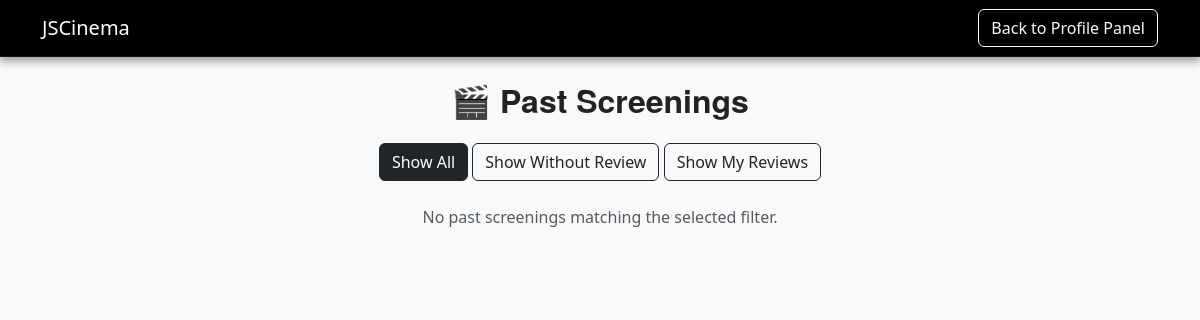
The page /reviews_and_ratings.php (signed in) on the database as committed earlier.
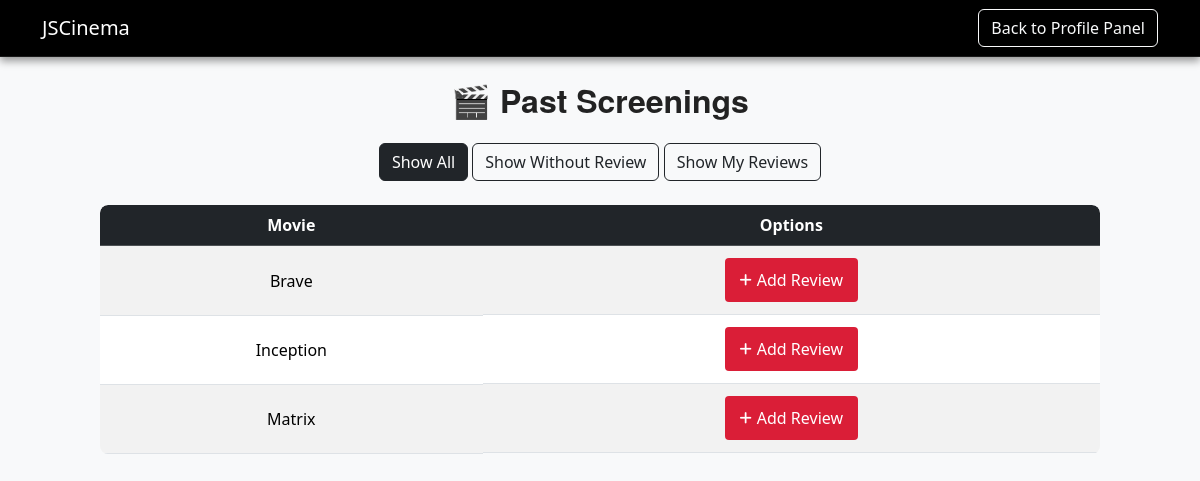
The same page on the database as committed later.
### tables this page shows
CREATE TABLE `movies` (
  `id` int(11) NOT NULL,
  `name` varchar(255) NOT NULL,
  `description` text DEFAULT NULL,
  `stars` decimal(3,1) DEFAULT NULL CHECK (`stars` between 0 and 10),
  `author` varchar(255) DEFAULT NULL,
  `video` varchar(255) DEFAULT NULL,
  `movie_duration` int(11) DEFAULT NULL CHECK (`movie_duration` > 0),
  `plays` text DEFAULT NULL,
  `status` varchar(255) DEFAULT NULL,
  `coming_date` date DEFAULT NULL,
  `end_date` date DEFAULT NULL,
  `created_at` timestamp NOT NULL DEFAULT current_timestamp(),
  `updated_at` timestamp NOT NULL DEFAULT current_timestamp() ON UPDATE current_timestamp()
);

### reviews_and_ratings.php (the view, shortened to what this page needs)
<?php
require 'db_connection.php';
$user_id = $_SESSION['user_id'];
$current_time = date('Y-m-d H:i:s');
$filter = isset($_GET['filter']) ? $_GET['filter'] : 'all';
$sql = "SELECT DISTINCT m.id AS movie_id, m.name AS movie_name,
               (SELECT id FROM reviews_ratings rr WHERE rr.user_id = ? AND rr.movie_id = m.id LIMIT 1) AS review_id
        FROM purchased_tickets pt
        JOIN screenings s ON pt.screening_id = s.id
        JOIN movies m ON s.movie_id = m.id
        WHERE pt.user_id = ? AND CONCAT(s.screening_date, ' ', s.start_time) <= ?
        ORDER BY m.name ASC";
$stmt = $conn->prepare($sql);
$stmt->bind_param("iis", $user_id, $user_id, $current_time);
$stmt->execute();
$result = $stmt->get_result();
$watched_movies = [];
while ($row = $result->fetch_assoc()) {
    $watched_movies[] = $row;
}
?>
<!DOCTYPE html>
<html lang="en">
<head>
    <link href="https://cdn.jsdelivr.net/npm/bootstrap@5.3.3/dist/css/bootstrap.min.css" rel="stylesheet">
    <link rel="stylesheet" href="https://cdnjs.cloudflare.com/ajax/libs/font-awesome/6.4.2/css/all.min.css">
    <link rel="stylesheet" href="style.css">
</head>
<body class="bg-light">
<nav class="navbar navbar-expand-lg navbar-dark bg-dark">
    <div class="container">
        <a class="navbar-brand" href="index.php">JSCinema</a>
        <a href="profile.php" class="btn btn-outline-light">Back to Profile Panel</a>
    </div>
</nav>
<div class="container-review mt-4 d-flex flex-column align-items-center">
    <h2 class="text-center mb-4">🎬 Past Screenings</h2>
    <div class="text-center mb-4">
        <a href="?filter=all" class="btn <?= ($filter === 'all') ? 'btn-dark' : 'btn-outline-dark' ?>">Show All</a>
        <a href="?filter=no_review" class="btn <?= ($filter === 'no_review') ? 'btn-dark' : 'btn-outline-dark' ?>">Show Without Review</a>
        <a href="?filter=my_reviews" class="btn <?= ($filter === 'my_reviews') ? 'btn-dark' : 'btn-outline-dark' ?>">Show My Reviews</a>
    </div>
    <?php if (!empty($watched_movies)): ?>
        <div class="table-responsive-review">
            <table class="table table-striped table-hover reviews-table text-center">
                <thead class="table-dark">
                <tr>
                    <th class="text-center">Movie</th>
                    <th class="text-center">Options</th>
                </tr>
                </thead>
                <tbody>
                <?php foreach ($watched_movies as $movie): ?>
                    <tr>
                        <td><?= htmlspecialchars($movie['movie_name']) ?></td>
                        <td class="d-flex justify-content-center gap-2">
                            <?php if ($movie['review_id'] !== null): ?>
                                <a href="view_review.php?review_id=<?= $movie['review_id'] ?>" class="btn btn-success btn-sm"><i class="fa fa-eye"></i> View</a>
                                <a href="edit_review.php?review_id=<?= $movie['review_id'] ?>" class="btn btn-warning btn-sm"><i class="fa fa-edit"></i> Edit</a>
                                <form method="post" action="delete_review.php" class="d-inline">
                                    <input type="hidden" name="review_id" value="<?= $movie['review_id'] ?>">
                                    <button type="submit" class="btn btn-danger btn-sm" onclick="return confirm('Are you sure you want to delete this review?');">
                                        <i class="fa fa-trash"></i> Delete
                                    </button>
                                </form>
                            <?php else: ?>
                                <form method="post" action="add_review.php" class="d-inline">
                                    <button type="submit" class="btn btn-primary btn-sm"><i class="fa fa-plus"></i> Add Review</button>
                                </form>
                            <?php endif; ?>
                        </td>
                    </tr>
                <?php endforeach; ?>
                </tbody>
            </table>
        </div>
    <?php else: ?>
        <p class="text-muted text-center">No past screenings matching the selected filter.</p>
    <?php endif; ?>
</div>
</body>
</html>

Rows that differ between the two databases and show on the page:
now on this page (row unchanged): movies: name "Brave"
now on this page (row edited): movies: name "Inception"
now on this page (row edited): movies: name "Matrix"
Other text that changed with them:
text no longer shown: "No past screenings matching the selected filter."
text now shown: "Movie Options"
